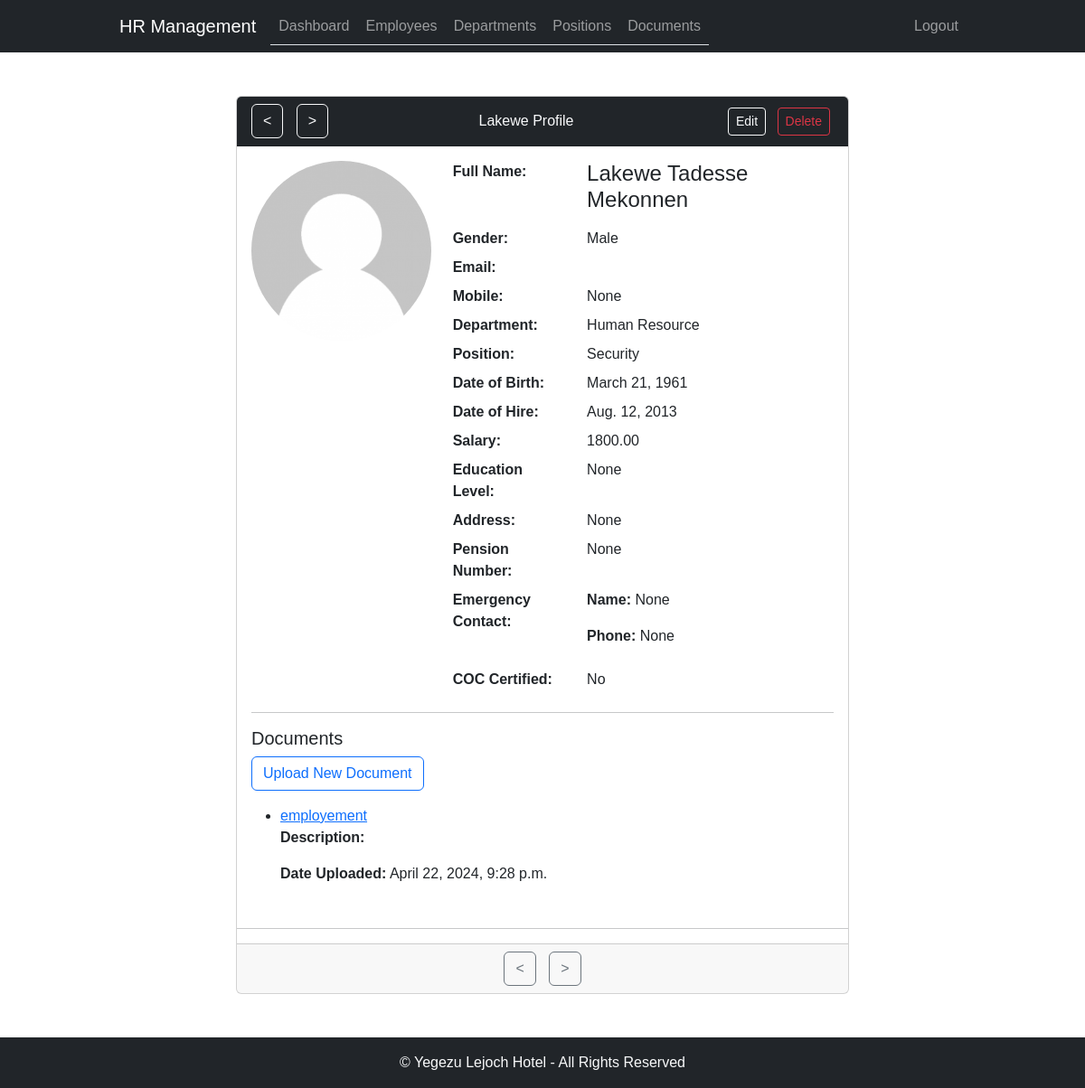
The page /employees/detail/36/ (signed in) on the database as committed earlier.
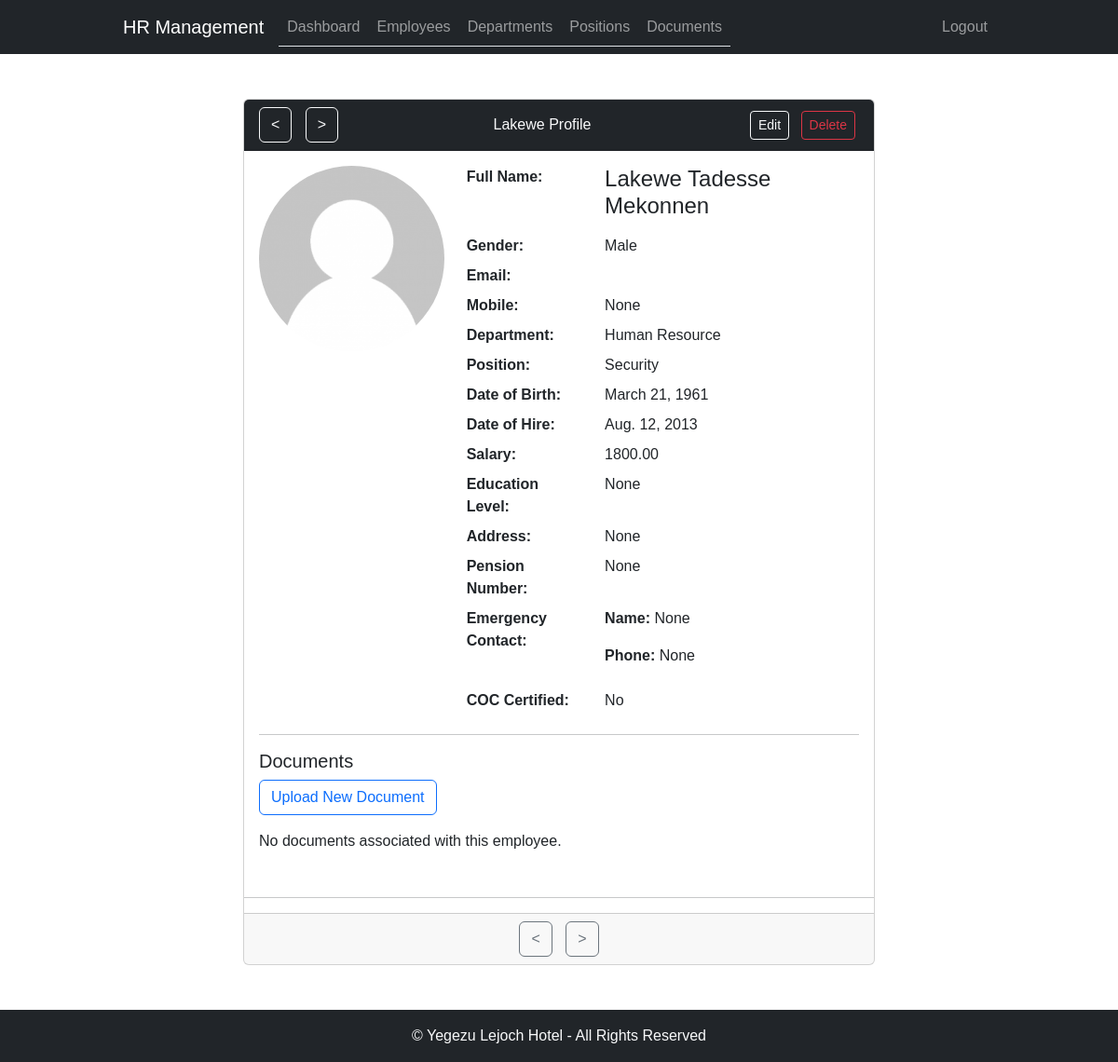
The same page on the database as committed later.
### employee_management/models.py (models this page shows, shortened)
class Document(models.Model):
    NAME_CHOICES = (
        ('educational_document', 'Educational Document'),
        ('kebele_id', 'Kebele ID'),
        ('employment', 'Employement Letter'),
        ('promotion', 'Promotions Letter'),
        ('demotion', 'Demotion Letter'),
        ('first_warning', 'First Warning'),
        ('second_warning', 'Second Warning'),
        ('third_warning', 'Third Warning'),
        ('final_warning', 'Second Warning'),
        ('termination', 'Termination Letter'),
    )
    name = models.CharField(max_length=100, choices=NAME_CHOICES)
    file = models.FileField(upload_to=document_upload_to)
    description = models.TextField(blank=True)
    employee = models.ForeignKey(Employee, on_delete=models.CASCADE)
    date_uploaded = models.DateTimeField(auto_now_add=True)

### employee_management/views.py (the view)
# urls.py: path('employees/detail/<int:pk>/', employee_detail, name='employee_detail'),
@login_required
def employee_detail(request, pk):
    employee = get_object_or_404(Employee, pk=pk)
    documents = Document.objects.filter(employee=employee)
    next_employee = Employee.objects.filter(is_active=True, id__gt=pk).order_by('pk').first()  # Get the next employee
    previous_employee = Employee.objects.filter(is_active=True, id__lt=employee.id).order_by('-pk').first() # Get the previous employee
    context = {'employee': employee,'previous_employee': previous_employee, 'next_employee': next_employee, 'documents': documents}
    return render(request, 'employee_detail.html', context)

### employee_management/templates/employee_detail.html (shortened to what the changed rows need)
{% extends 'base.html' %}
{% load static %}
{% block content %}
<div class="container mt-5">
    <div class="row justify-content-center">
        <div class="col-md-9">
            <div class="card">
                <div class="card-body">
                    <div class="row">
                        <div class="col-md-12">
                            <h5>Documents</h5>
                            <div class="row mb-3">
                                <div class="col-md-12">
                                </div>
                            </div>
                            {% if documents %}
                                <ul>
                                    {% for document in documents %}
                                    <li>
                                        <a href="{{ document.file.url }}" target="_blank">{{ document.get_name_display }}</a>
                                        <p><strong>Description:</strong> {{ document.description }}</p>
                                        <p><strong>Date Uploaded:</strong> {{ document.date_uploaded }}</p>
                                    </li>
                                    {% endfor %}
                                </ul>
                            {% else %}
                                <p>No documents associated with this employee.</p>
                            {% endif %}
                        </div>
                    </div>
                </div>
            </div>
        </div>
    </div>
</div>
{% endblock %}

Rows that differ between the two databases and show on the page:
removed Document: name "employement", date_uploaded "April 22, 2024, 9:28 p.m."
Other text that changed with them:
text now shown: "No documents associated with this employee."
